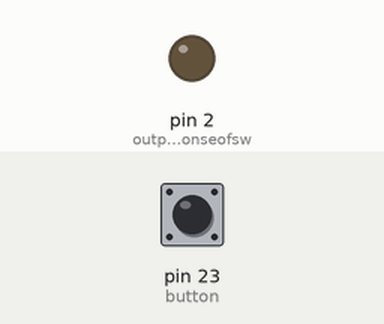
Simulated run of this sketch. Board: Arduino Mega 2560, built with avr-gcc and run on an emulated ATmega2560. On the bench: output pins drawn as LEDs (lit = HIGH). The inputs (shaded band) are chosen by the test bench; at power-on: pin 23 (button) LOW.

Above: at 1.2 s.
1.3 s: pin 23 (button) pulled HIGH for 1 s
At 2.2 s:
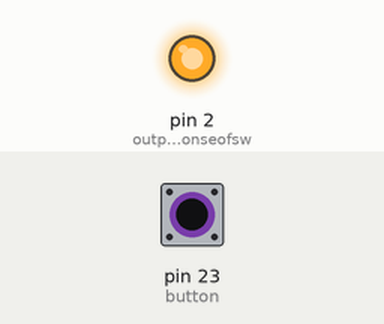
3.8 s: pin 23 (button) pulled HIGH for 3.2 s
At 5.3 s:
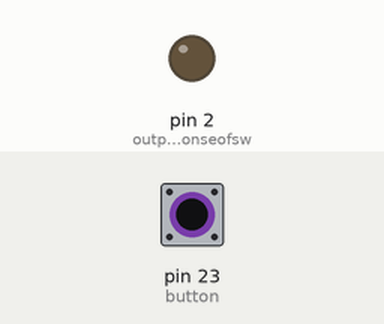
Timing chart, 0 to 6.8 s (numbered marks = the images above; inputs shaded):
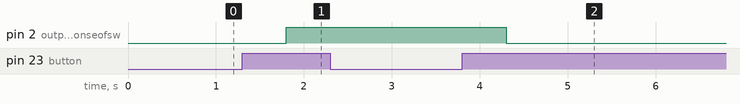

The sketch:

one_sw_one_op_test.ino
```cpp
int output_responseofsw = 2;
int button = 23;

boolean output_state = false;


long buttonTimer = 1;
long longPressTime = 500;

boolean buttonActive = false;
boolean longPressActive = false;

void setup() {

  pinMode(output_responseofsw, OUTPUT);
  pinMode(button, INPUT);

}

void loop() {

  if (digitalRead(button) == HIGH) {

    if (buttonActive == false) {

      buttonActive = true;
      buttonTimer = millis();

    }

    if ((millis() - buttonTimer > longPressTime) && (longPressActive == false)) {

      longPressActive = true;
      output_state = !output_state;
      digitalWrite(output_responseofsw, output_state);

    }

  } else {

   if (buttonActive == true) {

      if (longPressActive == true) {

        longPressActive = false;

      }

      buttonActive = false;

    }

  }
}
```

Measured:
- after the input at 1.3 s, pin 2 (output_responseofsw): LOW → HIGH after 0.50 s
- after the input at 3.8 s, pin 2 (output_responseofsw): HIGH → LOW after 0.50 s
